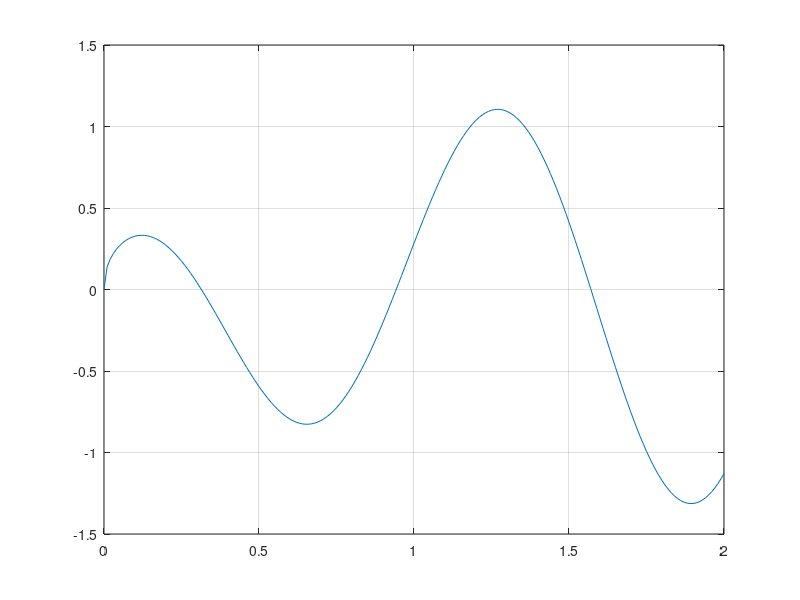

The MATLAB source for this figure:
%%
%Newton method
close all
clear all 
format long
f=@(x) cos(5*x).*x.^(3/7);
df=@(x) (3*cos(5.*x))./(7.*x.^(4/7)) - 5*x.^(3/7).*sin(5.*x);
x=[0:0.01:2]';
y=f(x);
plot(x,y) %0.3, 0.9, 1.65
grid on
x=1.6;
tolerance=10e-11;
maxIter=200;
for i=1:maxIter
    i
    delta=-f(x)/df(x);
    if abs(delta)<tolerance
        break
    end
    x=x+delta
end
x %0.314159 , 0.942477, 1.5707963
%%
%bisection method
close all
clear all 
format long
f=@(x) cos(5*x).*x.^(3/7);
df=@(x) (3*cos(5.*x))./(7.*x.^(4/7)) - 5*x.^(3/7).*sin(5.*x);
x=[0:0.01:2]';
y=f(x);
plot(x,y) %0.3, 0.9, 1.65
grid on
a=0.7;
b=1;
xm=(a+b)/2;
tolerance=10e-11;
maxIter=200;
for i=1:maxIter
    i
    if f(a).*f(xm)<0
        b=xm;
    else
        a=xm;
    end
    xm=(a+b)./2;
    err=(a-b)/2
        if abs(err) < tolerance
            break
        end
end
xm 

%Newton method finishes operating at 4th operation to get the answer with a
%tolerance of 10e-11, bisection method takes 34 iteration for the same
%operation.
